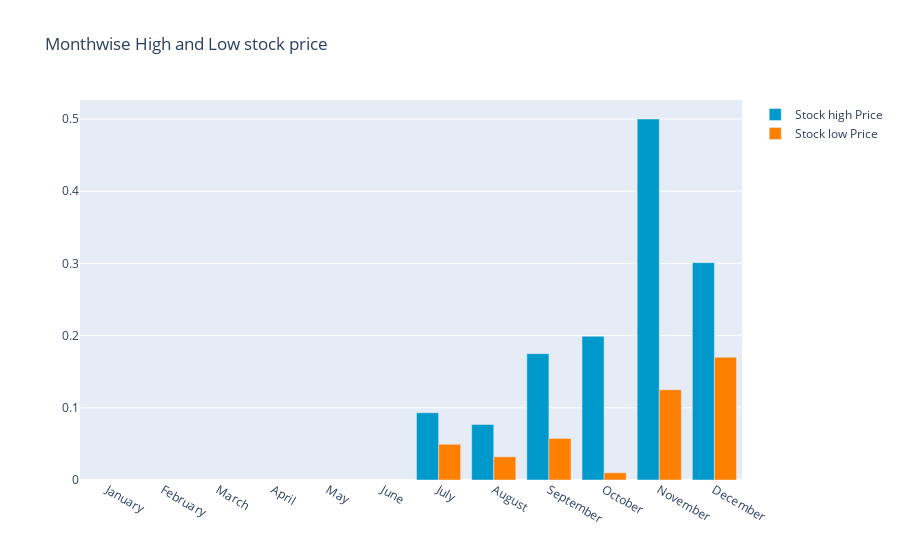

The notebook cell this image was saved under:
### Code cell
y_2010.groupby(y_2010['Date'].dt.strftime('%B'))['Low'].min()
monthvise_high = y_2010.groupby(df['Date'].dt.strftime('%B'))['High'].max()
monthvise_high = monthvise_high.reindex(new_order, axis=0)

monthvise_low = y_2010.groupby(y_2010['Date'].dt.strftime('%B'))['Low'].min()
monthvise_low = monthvise_low.reindex(new_order, axis=0)

fig = go.Figure()
fig.add_trace(go.Bar(
    x=monthvise_high.index,
    y=monthvise_high,
    name='Stock high Price',
    marker_color='rgb(0, 153, 204)'
))
fig.add_trace(go.Bar(
    x=monthvise_low.index,
    y=monthvise_low,
    name='Stock low Price',
    marker_color='rgb(255, 128, 0)'
))

fig.update_layout(barmode='group', 
                  title=' Monthwise High and Low stock price')
fig.show()

### Figure 1 — Plotly figure (JSON) as saved in the notebook; plotly's stock layout.template omitted (floating-point values rounded to 4 significant figures)
{"data": [{"marker": {"color": "rgb(0, 153, 204)"}, "name": "Stock high Price", "type": "bar", "x": ["January", "February", "March", "April", "May", "June", "July", "August", "September", "October", "November", "December"], "y": [null, null, null, null, null, null, 0.09307, 0.0769, 0.175, 0.199, 0.5, 0.301]}, {"marker": {"color": "rgb(255, 128, 0)"}, "name": "Stock low Price", "type": "bar", "x": ["January", "February", "March", "April", "May", "June", "July", "August", "September", "October", "November", "December"], "y": [null, null, null, null, null, null, 0.04951, 0.03211, 0.05761, 0.01, 0.125, 0.1701]}], "layout": {"barmode": "group", "title": {"text": " Monthwise High and Low stock price"}}}
